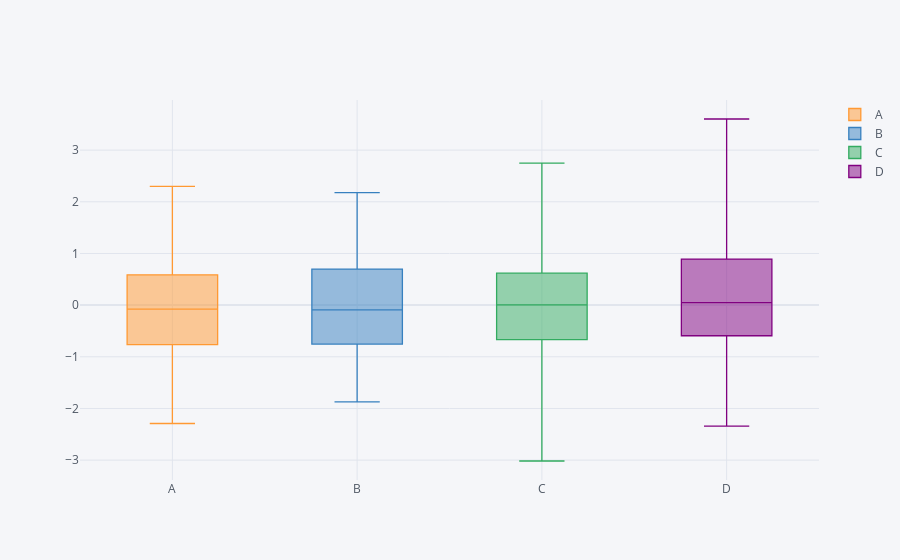

Notebook source saved alongside this figure:
### Markdown cell above
### Boxplots

### Code cell
configure_plotly_browser_state()
df.iplot(kind='box', mode='markers+text')
